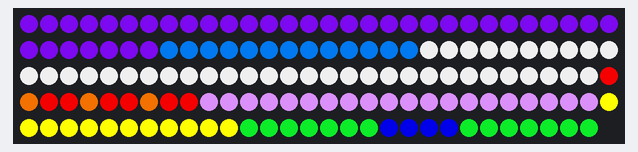
Recording of a program running on a simulated ESP32. Shown: 149 RGB LEDs in strip order, left to right, continuing on the next row. Colours are those a GRB WS2812 strip shows for the declared byte order.

Above: at 0.1 s.

The program:

main.cpp
```cpp
#include <FastLED.h>

// How many leds in your strip?
#define NUM_LEDS 149

// For led chips like Neopixels, which have a data line, ground, and power, you just
// need to define DATA_PIN.  For led chipsets that are SPI based (four wires - data, clock,
// ground, and power), like the LPD8806 define both DATA_PIN and CLOCK_PIN
#define DATA_PIN 23
#define CLOCK_PIN 22

// Define the array of leds
CRGB leds[NUM_LEDS];

void setup() {
      // Uncomment/edit one of the following lines for your leds arrangement.
      // FastLED.addLeds<TM1803, DATA_PIN, RGB>(leds, NUM_LEDS);
      // FastLED.addLeds<TM1804, DATA_PIN, RGB>(leds, NUM_LEDS);
      // FastLED.addLeds<TM1809, DATA_PIN, RGB>(leds, NUM_LEDS);
      // FastLED.addLeds<WS2811, DATA_PIN, RGB>(leds, NUM_LEDS);
      // FastLED.addLeds<WS2812, DATA_PIN, RGB>(leds, NUM_LEDS);
      FastLED.addLeds<WS2812B, DATA_PIN, RGB>(leds, NUM_LEDS);
  	  //FastLED.addLeds<NEOPIXEL, DATA_PIN>(leds, NUM_LEDS);
      // FastLED.addLeds<APA104, DATA_PIN, RGB>(leds, NUM_LEDS);
      // FastLED.addLeds<UCS1903, DATA_PIN, RGB>(leds, NUM_LEDS);
      // FastLED.addLeds<UCS1903B, DATA_PIN, RGB>(leds, NUM_LEDS);
      // FastLED.addLeds<GW6205, DATA_PIN, RGB>(leds, NUM_LEDS);
      // FastLED.addLeds<GW6205_400, DATA_PIN, RGB>(leds, NUM_LEDS);

      // FastLED.addLeds<WS2801, RGB>(leds, NUM_LEDS);
      // FastLED.addLeds<SM16716, RGB>(leds, NUM_LEDS);
      // FastLED.addLeds<LPD8806, RGB>(leds, NUM_LEDS);
      // FastLED.addLeds<P9813, RGB>(leds, NUM_LEDS);
      // FastLED.addLeds<APA102, RGB>(leds, NUM_LEDS);
      // FastLED.addLeds<DOTSTAR, RGB>(leds, NUM_LEDS);

      // FastLED.addLeds<WS2801, DATA_PIN, CLOCK_PIN, RGB>(leds, NUM_LEDS);
      // FastLED.addLeds<SM16716, DATA_PIN, CLOCK_PIN, RGB>(leds, NUM_LEDS);
      // FastLED.addLeds<LPD8806, DATA_PIN, CLOCK_PIN, RGB>(leds, NUM_LEDS);
      // FastLED.addLeds<P9813, DATA_PIN, CLOCK_PIN, RGB>(leds, NUM_LEDS);
      //  FastLED.addLeds<APA102, DATA_PIN, CLOCK_PIN, BGR>(leds, NUM_LEDS);
      // FastLED.addLeds<DOTSTAR, DATA_PIN, CLOCK_PIN, RGB>(leds, NUM_LEDS);
    FastLED.setBrightness(255);
  // Turn the LED on, then pause

  for(int i=0;i<149;i++){
    // Start firt shelf
    if (i < 37) {
      leds[i] = 0x086ACC;
    } else if (i < 50) {
      leds[i] = 0x6600CC;
    // Start second shelf
    } else if (i < 89) {
      leds[i] = 0xCCCCCC;
    } else if (i < 99) {
      if (i % 3) {
        leds[i] = 0x00D900;
      } else {
        leds[i] = 0xA5CC00;
      }
    // Start third shelf
    } else if (i < 119) {
      leds[i] = CRGB::SkyBlue;
    } else if (i < 131) {
      leds[i] = 0xFFFF00;
    } else if (i < 138) {
      leds[i] = 0xC20A22;
    } else if (i < 142) {
      leds[i] = 0x0000BA;
    } else if (i < 150) {
      leds[i] = 0xC20A22;
      // Start fourth shelf
    } else if (i < 199) {
      leds[i] = 0xCCCCCC;
    }
  }

  // RGB Test
  // for(int i=0;i<149;i++){
  //   if (i < 50) {
  //     leds[i] = 0x00FF00;
  //   } else if (i < 99) {
  //     leds[i] = 0x0000FF;
  //   } else if (i < 149) {
  //     leds[i] = 0xFF0000;
  //   } else if (i < 199) {
  //     leds[i] = 0xFFFFFF;
  //   }
  // }

  FastLED.show();
}

void loop() {
  for(int i=0;i<149;i++){
    // Start firt shelf
    if (i < 37) {
      leds[i] = 0x086ACC;
    } else if (i < 50) {
      leds[i] = 0x6600CC;
    // Start second shelf
    } else if (i < 89) {
      leds[i] = 0xCCCCCC;
    } else if (i < 99) {
      if (i % 3) {
        leds[i] = 0x00D900;
      } else {
        leds[i] = 0x63D400;
      }
    // Start third shelf
    } else if (i < 119) {
      leds[i] = CRGB::SkyBlue;
    } else if (i < 131) {
      leds[i] = 0xFFFF00;
    } else if (i < 138) {
      leds[i] = 0xC20A22;
    } else if (i < 142) {
      leds[i] = 0x0000BA;
    } else if (i < 150) {
      leds[i] = 0xC20A22;
      // Start fourth shelf
    } else if (i < 199) {
      leds[i] = 0xCCCCCC;
    }
  }
  FastLED.show();
  delay(1000);
  for(int i=0;i<149;i++){
    // Start firt shelf
    if (i < 37) {
      leds[i] = 0x086ACC;
    } else if (i < 50) {
      leds[i] = 0x6600CC;
    // Start second shelf
    } else if (i < 89) {
      leds[i] = 0xCCCCCC;
    } else if (i < 99) {
      if (i % 3) {
        leds[i] = 0x63D400;
      } else {
        leds[i] = 0x00D900;
      }
    // Start third shelf
    } else if (i < 119) {
      leds[i] = CRGB::SkyBlue;
    } else if (i < 131) {
      leds[i] = 0xFFFF00;
    } else if (i < 138) {
      leds[i] = 0xC20A22;
    } else if (i < 142) {
      leds[i] = 0x0000BA;
    } else if (i < 150) {
      leds[i] = 0xC20A22;
      // Start fourth shelf
    } else if (i < 199) {
      leds[i] = 0xCCCCCC;
    }
  }
  FastLED.show();
  delay(1000);
}
```
